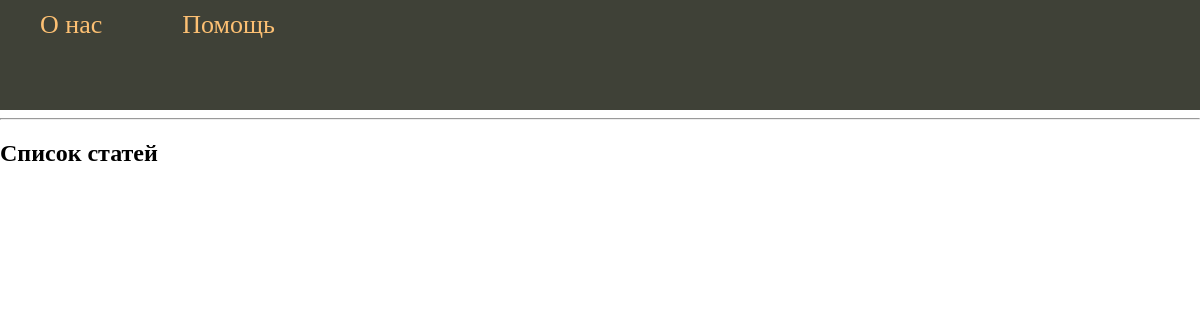
/db/index_db, run on an earlier commit of the app's database.
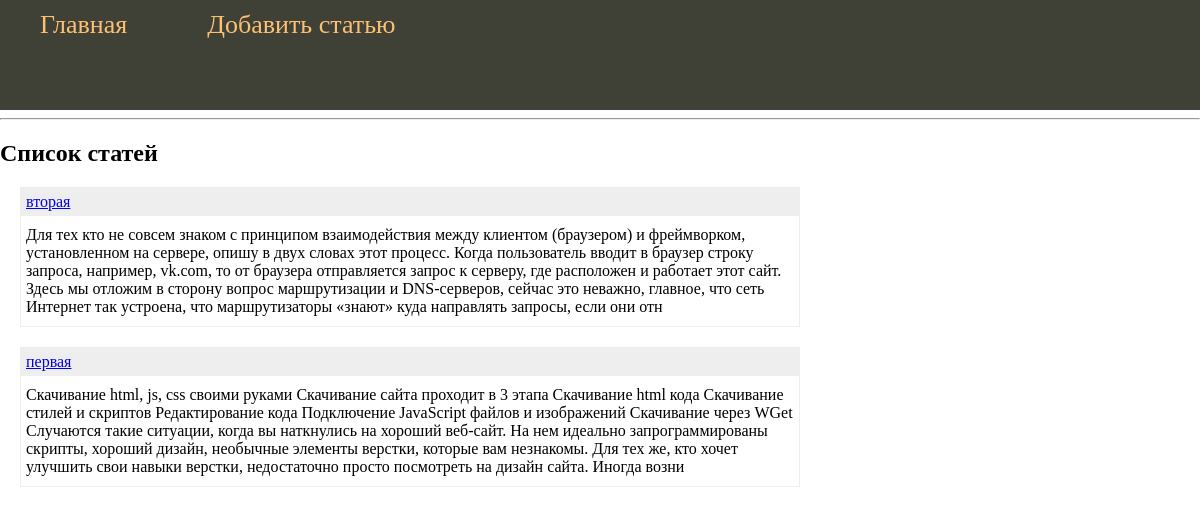
And on a later commit of the database.
### tables this page shows
CREATE TABLE mainmenu (
id integer primary key autoincrement,
title text not null,
url text not null
);

CREATE TABLE posts (
id integer primary key autoincrement,
title text not null,
text text not null,
url text not null,
time integer not null
);

### app.py (the view)
@app.route('/db/index_db')
def index_db():
    db = get_db()
    db = FlaskDataBase(db)
    return render_template('index_db.html', menu=db.getmenu(), posts=db.getPosts())

### app.py (called while the page is built)
def connect_db():
    conn = sqlite3.connect(app.config['DATABASE'])
    conn.row_factory = sqlite3.Row
    return conn

def get_db():
    if not hasattr(g, 'link_db'):
        g.link_db = connect_db()
    return g.link_db

### flask_db_class.py (called while the page is built)
    def getmenu(self):
        try:
            sql = ''' SELECT * FROM mainmenu'''
            self.__cur.execute(sql)
            res = self.__cur.fetchall()
            if res: return res
        except:
            print('Ошибка получения меню БД')
        return []

    def getPosts(self):
        try:
            sql = ''' SELECT id, title, text, url FROM posts ORDER BY time DESC'''
            self.__cur.execute(sql)
            res = self.__cur.fetchall()
            if res: return res
        except sqlite3.Error as e:
            print('Ошибка получения статьи из  БД', str(e))
        return []

### templates/index_db.html
{% extends 'base_admin.html' %}
{% block content %}
{{ super() }}
<hr>
<h2>Список статей </h2>
<ul class="list-posts">
    {% for p in posts %}
    <li>
        <p class="title"> <a href="{{ url_for('showPost', alias=p.url) }}"> {{ p.title }} </a>  </p>
        <p class="annonce"> {{ (p.text | striptags)[:500] }} </p>
    </li>
   {% endfor %}
</ul>
{% endblock %}

### templates/base_admin.html (shortened to what this page needs)
<!DOCTYPE html>
<html lang="en">
<head>
    <link type="text/css" href="{{url_for('static', filename='css/styles.css')}}" rel="stylesheet" />
</head>
<body>
{% block content -%}
        {%- block mainmenu -%}
<ul class="mainmenu">
    {% for m in menu -%}
    <li><a href="{{url_for(m.url)}}"> {{m.title}} </a> </li>
    {% endfor -%}
</ul>
        {% endblock mainmenu -%}
{% endblock -%}
</body>
</html>

What changed in the data, as far as the page shows it:
removed mainmenu: title "О нас"
removed mainmenu: title "Помощь"
added mainmenu: title "Главная"
added mainmenu: title "Добавить статью"
now on this page (row unchanged): posts: title "вторая", text "Для тех кто не совсем знаком с принципом взаимодействия между клиентом (браузером) и фреймворком, установленном на сервере, опишу в двух словах этот процесс. Когда пользователь вводит в браузер строку запроса, например, vk.com, то от браузера отправляется запрос к серверу, где расположен и работает этот сайт. Здесь мы отложим в сторону вопрос маршрутизации и DNS-серверов, сейчас это неважно, главное, что сеть Интернет так устроена, что маршрутизаторы «знают» куда направлять запросы, если они отн"
now on this page (row unchanged): posts: title "первая", text "Скачивание html, js, css своими руками Скачивание сайта проходит в 3 этапа Скачивание html кода Скачивание стилей и скриптов Редактирование кода Подключение JavaScript файлов и изображений Скачивание через WGet Случаются такие ситуации, когда вы наткнулись на хороший веб-сайт. На нем идеально запрограммированы скрипты, хороший дизайн, необычные элементы верстки, которые вам незнакомы. Для тех же, кто хочет улучшить свои навыки верстки, недостаточно просто посмотреть на дизайн сайта. Иногда возни"
